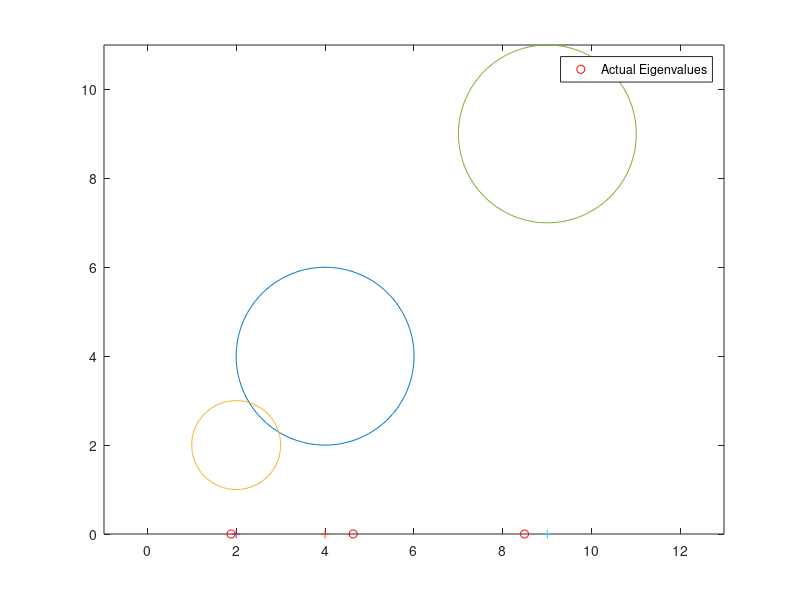

Recreate this plot in MATLAB.
a = [4 0 -2; 1 2 0; 1 1 9];

for i =1:size(a,1)
    h = real(a(i,i));
    k = imag(a(i,i));
    r = 0;
    for j = 1:size(a,1)
        if i ~= j
            r = r+(norm(a(i,j)));
        end
    end
    
    N = 256;
    t = (0:N)*2*pi/N;
    plot (r*cos(t)+h, r*sin(t) + h, '-');
    hold on;
    plot(h,k,'+');
end
axis equal;
ev = eig(a);
for i = 1:size(ev)
    rev = plot(real(ev(i)),imag(ev(i)), 'ro');
end
hold off;
legend(rev,'Actual Eigenvalues');



